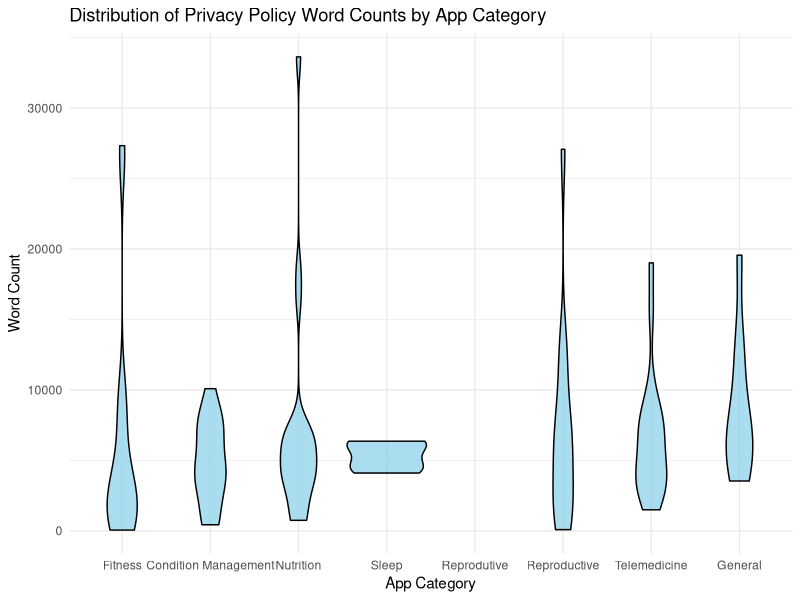

The R script that drew this image:
# AUTHOR: Natalie Miller
# PURPOSE: Basic plots on length and readability
# OUTPUTS:

setwd("~/GitHub/consumer-data/data")

library(tidyverse)
library(readxl)
library(stringr)

# Read in data frames for average length by category visualization
policy.texts <- read.csv("all_privacy_policies.csv")
app.list <- read.csv("privacy_policy_list.csv")

# Measure word length of each privacy policy
policy.texts <- policy.texts |>
  mutate(
    word.count = str_count(text, boundary("word"))
  )

# Clean names of apps in app.list to prepare for merge
app.list <- app.list |>
  mutate(
    app = App.Name |>
      str_replace_all("[^A-Za-z]", ".")
  ) |>
  mutate_all(~str_remove(., "\\.$")) |>
  mutate_all(~str_remove(., "\\.$"))

# Merge app.list and data frame with privacy policies
merged <- app.list |>
  left_join(policy.texts, by="app") |>
  select(app, Category, file, text, word.count)

# Create violin plot of privacy policy lengths by category
policy_length_dist <- ggplot(merged, aes(x=reorder(Category, word.count, FUN=median), y=word.count)) +
  geom_violin(fill="skyblue", color="black", alpha=0.7, show.legend=FALSE) +
  labs(
    title="Distribution of Privacy Policy Word Counts by App Category",
    x="App Category",
    y="Word Count"
  ) +
  theme_minimal()

policy_length_dist

# Calculate app policy reading times

